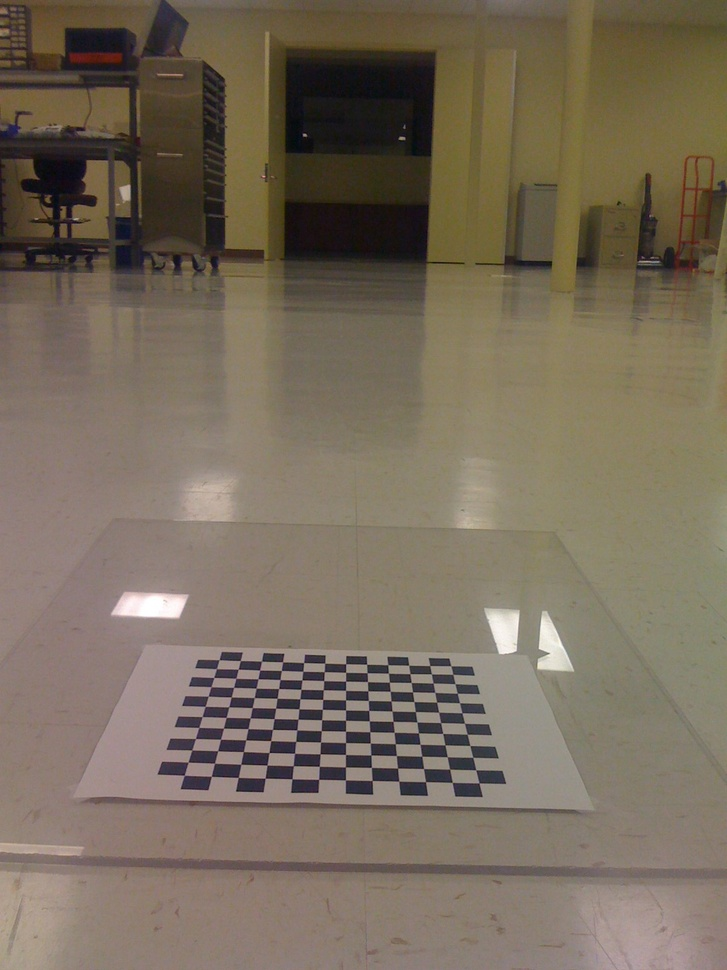
#> input picture Learning.OpenCV/birdseye/IMG_0214.jpg, 727 x 970 px, shrunk from 1200 x 1600 before the run
$ python laplacian.py ../../../../Learning.OpenCV/birdseye/IMG_0214.jpg   (Python 2 division)   (older library calls are emulated)
#> lines starting #> are read from the running program, lines starting #| are printed output that depends on the picture
### OpenCV.Algorithmic.Solution/origin/第5章：图像平滑/5.2/gaussKernel.py
# -*- coding: utf-8 -*-
import numpy as np
from scipy import signal
import math
'''
    得到高斯平滑算子：
    getGaussKernel(sigma,H,W),使用过程中一般H和W一般为奇数，sigma大于零
'''

def getGaussKernel(sigma,H,W):
    '''
        第一步：构建高斯矩阵gaussMatrix
    '''
    gaussMatrix = np.zeros([H,W],np.float32)
    #得到中心点的位置
    cH = (H-1)/2
    cW = (W-1)/2
    #计算1/(2*pi*sigma^2)
    coefficient = 1.0/(2*np.pi*math.pow(sigma,2))
    #
    for r in xrange(H):
        for c in xrange(W):
            norm2 = math.pow(r-cH,2) + math.pow(c-cW,2)
            gaussMatrix[r][c] = coefficient*math.exp(-norm2/(2*math.pow(sigma,2)))
    '''
        第二步：计算高斯矩阵的和
    '''
    sumGM = np.sum(gaussMatrix)
    '''
        第三步：归一化，gaussMatrix/sumGM
    '''
    gaussKernel = gaussMatrix/sumGM
    return gaussKernel
#主函数
# [14 lines that do not run on import are left out]

### OpenCV.Algorithmic.Solution/origin/第5章：图像平滑/5.2/gaussBlur.py
# -*- coding: utf-8 -*-
import gaussKernel #导入构建高斯核的包
import sys
import numpy as np
from scipy import signal
import cv2
#高斯平滑，返回的数据类型为浮点型
def gaussBlur(image,sigma,H,W,_boundary = 'fill',_fillvalue = 0):
    '''
    #构建HxW的高斯平滑算子
    gaussKernelxy = gaussKernel.getGaussKernel(sigma,H,W)
    #图像矩阵和高斯卷积核卷积
    gaussBlur_xy = signal.convolve2d(image,gaussKernelxy,mode='same',boundary = _boundary,fillvalue=_fillvalue)
    return gaussBlur_xy
    '''
    #因为高斯核是可分解的，根据卷积的结合律
    #先进行水平方向的卷积，然后再进行垂直方向的卷积
    gaussKenrnel_x = gaussKernel.getGaussKernel(sigma,1,W)
    gaussBlur_x = signal.convolve2d(image,gaussKenrnel_x,mode='same',boundary = _boundary,fillvalue=_fillvalue)
    gaussKenrnel_y = gaussKernel.getGaussKernel(sigma,H,1)
    gaussBlur_xy = signal.convolve2d(gaussBlur_x,gaussKenrnel_y,mode='same',boundary = _boundary,fillvalue=_fillvalue)
    return gaussBlur_xy
#主函数
# [20 lines that do not run on import are left out]

### OpenCV.Algorithmic.Solution/origin/第8章：边缘检测/8.7/laplacian.py
# -*- coding: utf-8 -*-
import sys
import numpy as np
from scipy import signal
import cv2
import math
from gaussBlur import gaussBlur#高斯平滑
'''
    laplacian 边缘检测算法:
    laplacian(image,_boundary='fill',_fillvalue=0)
    其中：边缘处理的方式_boundary包括：'symm','wrap','fill',
    且当__boundary='fill'时，填充值默认为零_fillvalue=0
'''
def laplacian(image,_boundary='fill',_fillvalue=0):
    #拉普拉斯卷积核
    #laplacianKernel = np.array([[0,-1,0],[-1,4,-1],[0,-1,0]],np.float32)
    laplacianKernel = np.array([[-1,-1,-1],[-1,8,-1],[-1,-1,-1]],np.float32)
    #图像矩阵和拉普拉斯算子卷积
    i_conv_lap = signal.convolve2d(image,laplacianKernel,mode='same',boundary = _boundary,fillvalue=_fillvalue)
    return i_conv_lap
#主函数
if __name__ =="__main__":
    if len(sys.argv)>1:
        image = cv2.imread(sys.argv[1],cv2.CV_LOAD_IMAGE_GRAYSCALE)
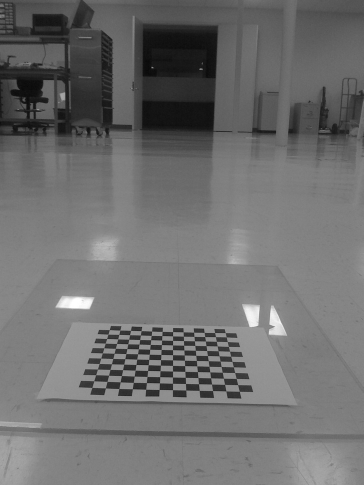
#> image: shape (970, 727) (shown at 1/2 size); min 2, max 255, mean 109.9
    else:
        print "Usge:python laplacian.py imageFile"
    #显示原图
    cv2.imshow("image.jpg",image)
    cv2.imwrite("image.jpg",image)
    # ----- 第一种情形 ------
    #图像矩阵和拉普拉斯核进行卷积，然后进行阈值处理
    i_conv_lap = laplacian(image,'symm')
    i_conv_lap_copy = np.copy(i_conv_lap)
    #i_conv_lap_copy[i_conv_lap_copy>0] = 255
    #i_conv_lap_copy[i_conv_lap_copy<=0] = 150
    i_conv_lap_copy = np.abs(i_conv_lap_copy)
    i_conv_lap_copy += 125
    i_conv_lap_copy[i_conv_lap_copy>255]=255
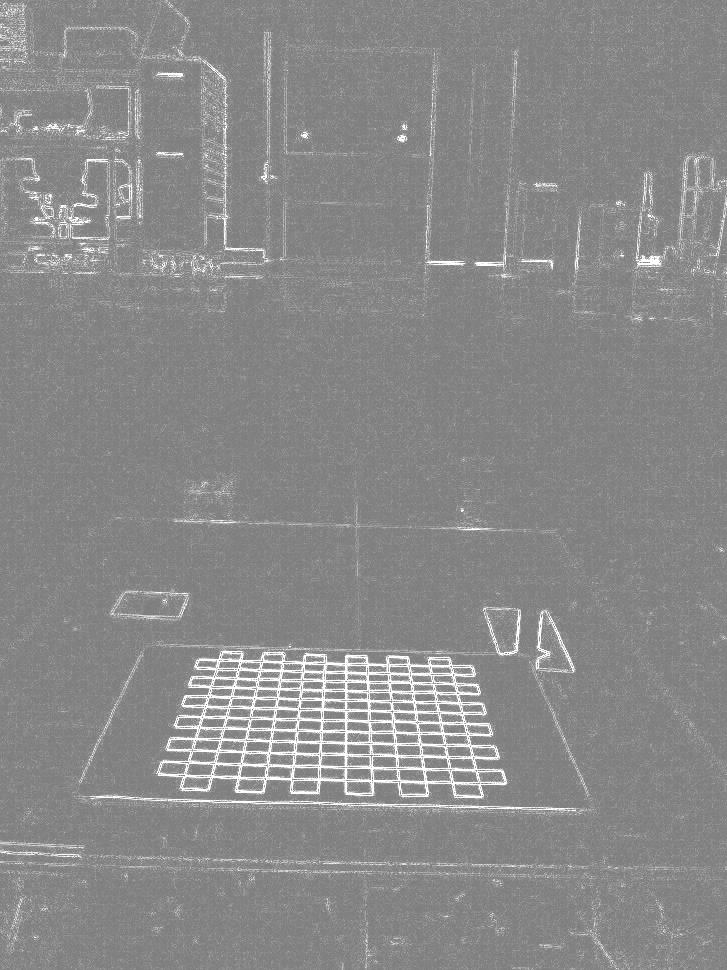
#> i_conv_lap_copy: shape (970, 727) float32; min 125, max 255, mean 137.8
    i_conv_lap_copy = i_conv_lap_copy.astype(np.uint8)
    cv2.imshow("i_conv_lap",i_conv_lap_copy)
    cv2.imwrite("i_cov_lap.jpg",i_conv_lap_copy)
    #第五种情形

    # ---- 第二种情形 ------
    #对卷积结果取绝对值
    i_conv_lap_abs = np.abs(i_conv_lap)
    i_conv_lap_abs = np.round(i_conv_lap_abs)
    i_conv_lap_abs[i_conv_lap_abs>255]=255
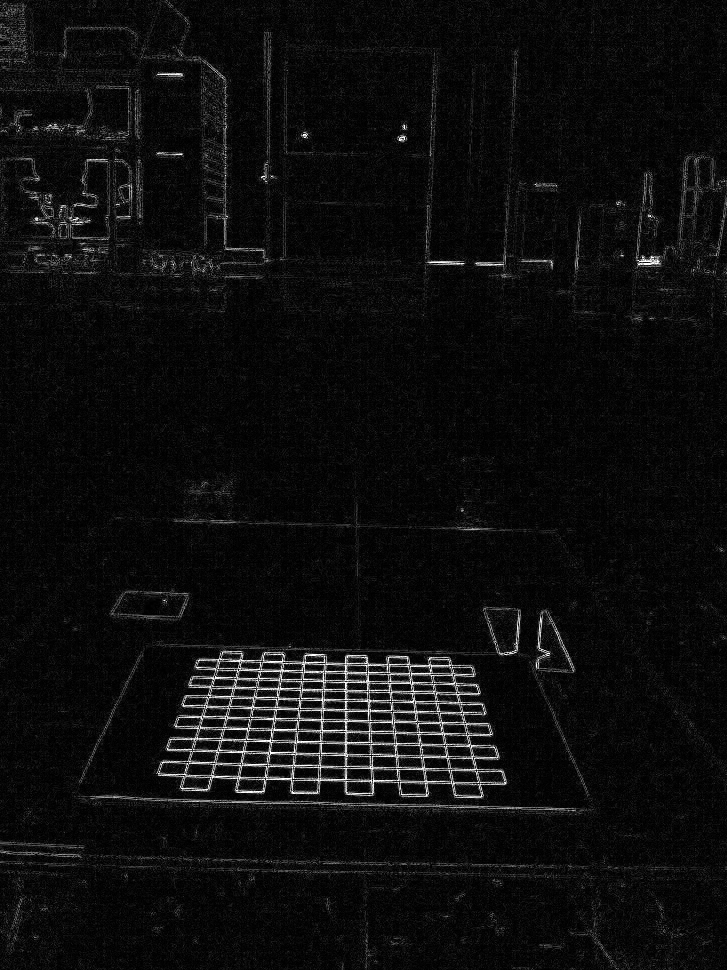
#> i_conv_lap_abs: shape (970, 727) float32; min 0, max 255, mean 13.7
    i_conv_lap_abs = i_conv_lap_abs.astype(np.uint8)
    cv2.imshow("i_conv_lap_abs",i_conv_lap_abs)
    #cv2.imwrite("i_cov_lap_abs.jpg",i_conv_lap_abs)
    # ---- 第三种情形 -----
    #先对图像进行高斯平滑，再进行拉普拉斯卷积，然后阈值处理
    imageBlur = gaussBlur(image,3,19,19,'symm')
    imageBlur_conv_lap = laplacian(imageBlur,'symm')
#> call 2 of laplacian, with _boundary = 'symm', _fillvalue = 0
#> in laplacian (call 2), `i_conv_lap = signal.convolve2d(image,laplacianKernel,mode='same',bound..`:
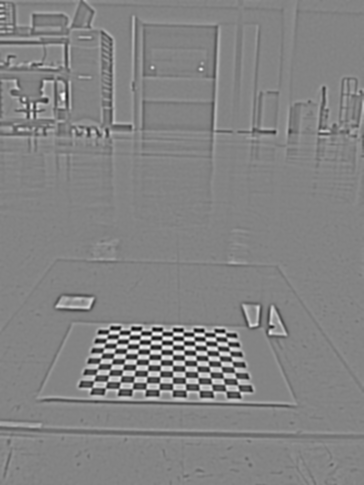
#> i_conv_lap: shape (970, 727) float32 (shown at 1/2 size); min -16.62, max 15.55, mean 3.47e-08; drawn with min black and max white
    threshEdge = np.copy(imageBlur_conv_lap)
    threshEdge = np.abs(threshEdge)
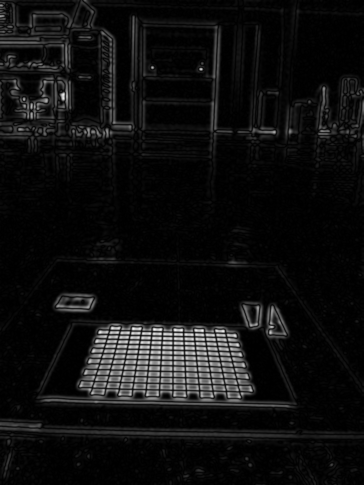
#> threshEdge: shape (970, 727) float32 (shown at 1/2 size); min 0, max 16.62, mean 1.02; drawn with min black and max white
    threshEdge[threshEdge>255] = 255
    #threshEdge[threshEdge>0] = 255
    #threshEdge[threshEdge<=0] = 0
    threshEdge = threshEdge.astype(np.uint8)
    cv2.imshow("threshEdge",threshEdge)
    cv2.imwrite("threshEdge.jpg",threshEdge)
    # ---- 第四种情形 ----
    #图像抽象化
    rows,cols = imageBlur_conv_lap.shape
    imageAbstraction = np.copy(imageBlur_conv_lap)
    for r in xrange(rows):
        for c in xrange(cols):
            if imageAbstraction[r][c] > 0:
                imageAbstraction[r][c] = 1
            else:
                imageAbstraction[r][c] = 1+math.tanh(imageAbstraction[r][c])
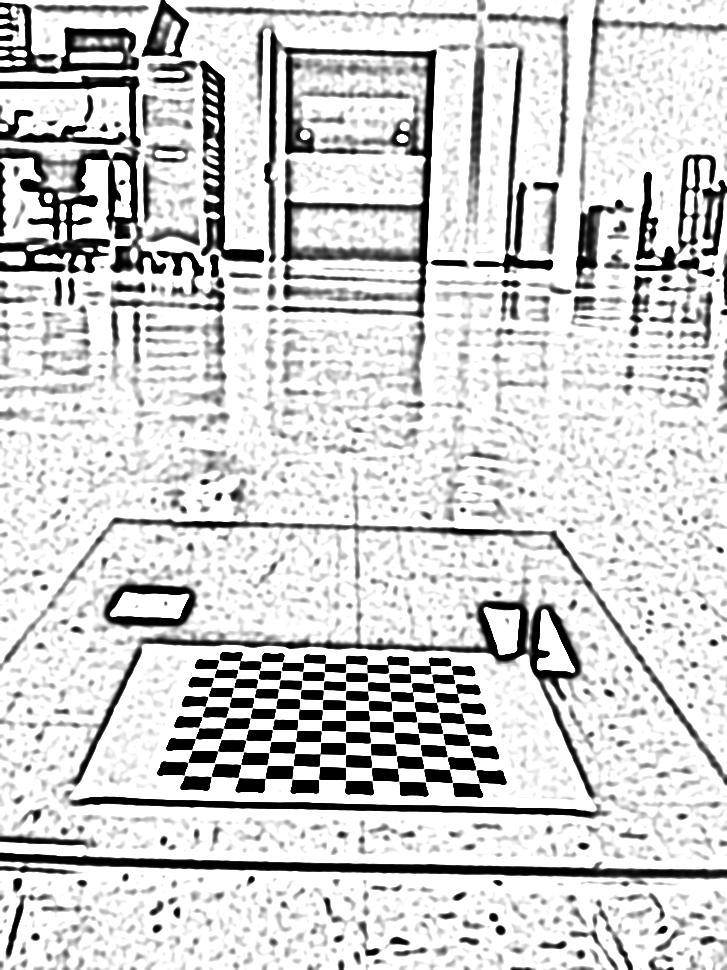
#> imageAbstraction: shape (970, 727) float32; min 7.33e-15, max 1, mean 0.82
    cv2.imshow("imageAbstraction",imageAbstraction)
    #转换为 8 位图，保存结果
    imageAbstraction = 255*imageAbstraction
    imageAbstraction = np.round(imageAbstraction)
    imageAbstraction = imageAbstraction.astype(np.uint8)
    cv2.imwrite("imageAbstraction.jpg",imageAbstraction)
    cv2.waitKey(0)
    cv2.destroyAllWindows()

$ run again, on Learning.OpenCV/birdseye/IMG_0217.jpg
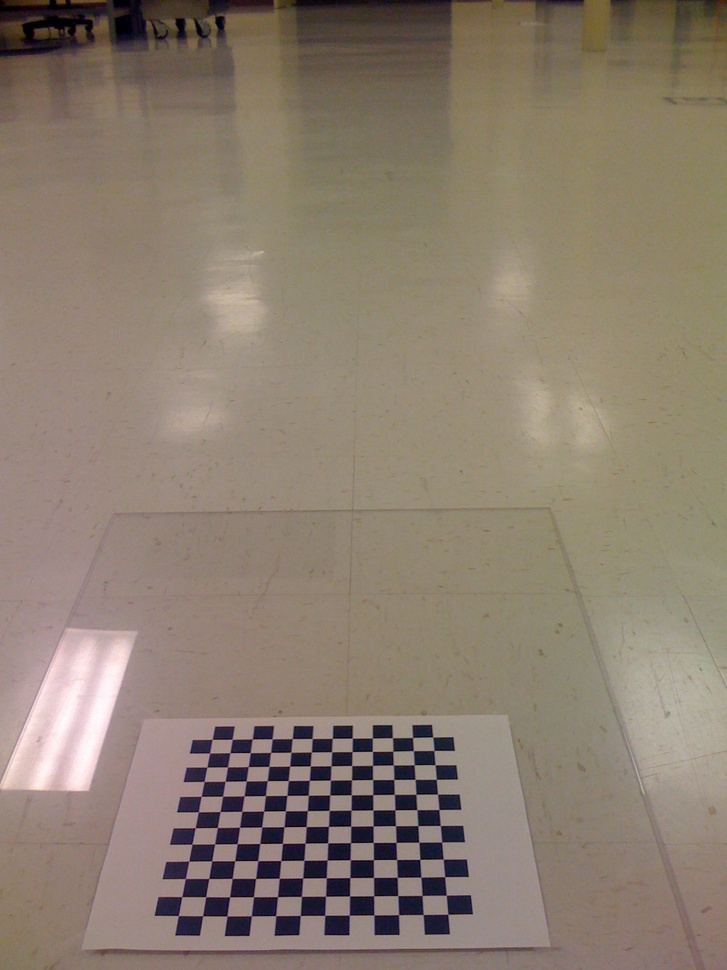
#> input picture Learning.OpenCV/birdseye/IMG_0217.jpg, 727 x 970 px, shrunk from 1200 x 1600 before the run
#> `i_conv_lap_abs[i_conv_lap_abs>255]=255`:
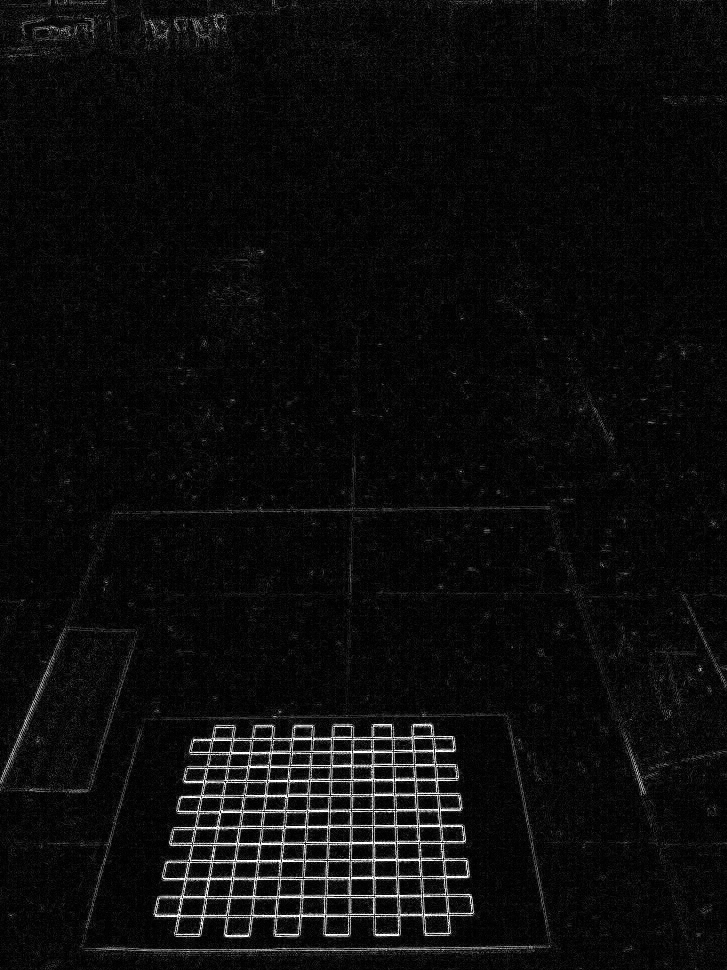
#> i_conv_lap_abs: shape (970, 727) float32; min 0, max 255, mean 12.9
#> after the loop `for r in xrange(rows):`:
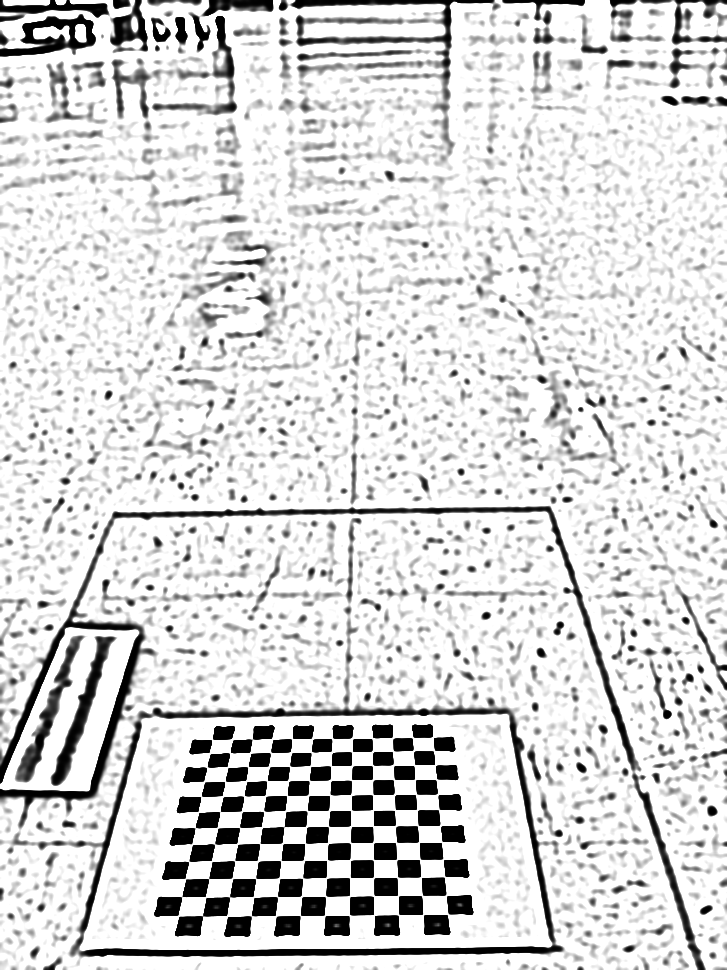
#> imageAbstraction: shape (970, 727) float32; min 1.67e-14, max 1, mean 0.847

$ run again, on Learning.OpenCV/birdseye/IMG_0218.jpg
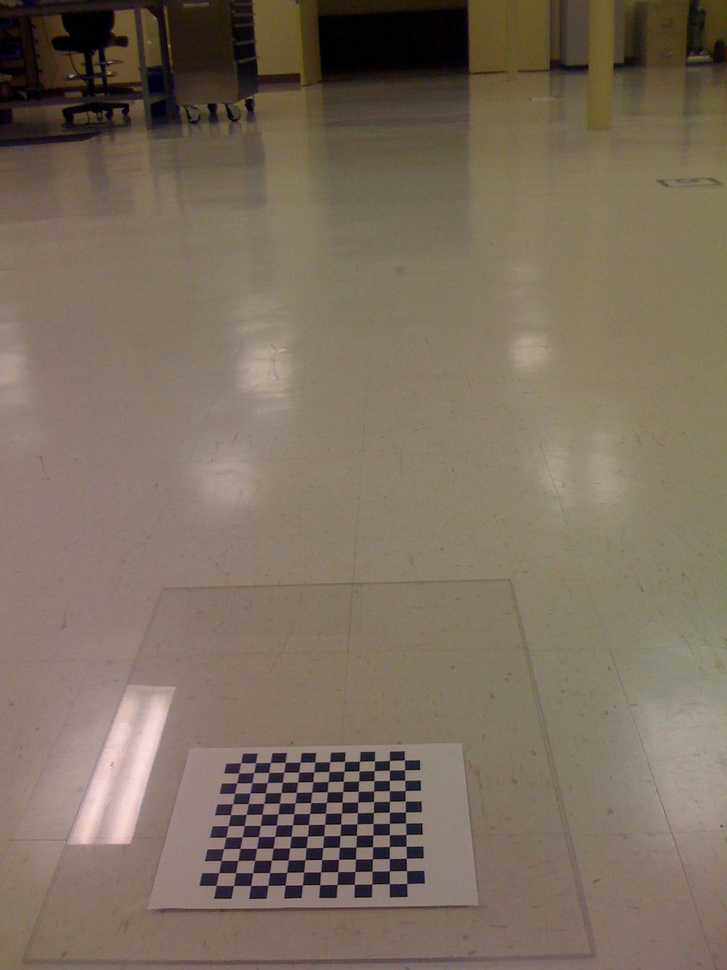
#> input picture Learning.OpenCV/birdseye/IMG_0218.jpg, 727 x 970 px, shrunk from 1200 x 1600 before the run
#> `i_conv_lap_abs[i_conv_lap_abs>255]=255`:
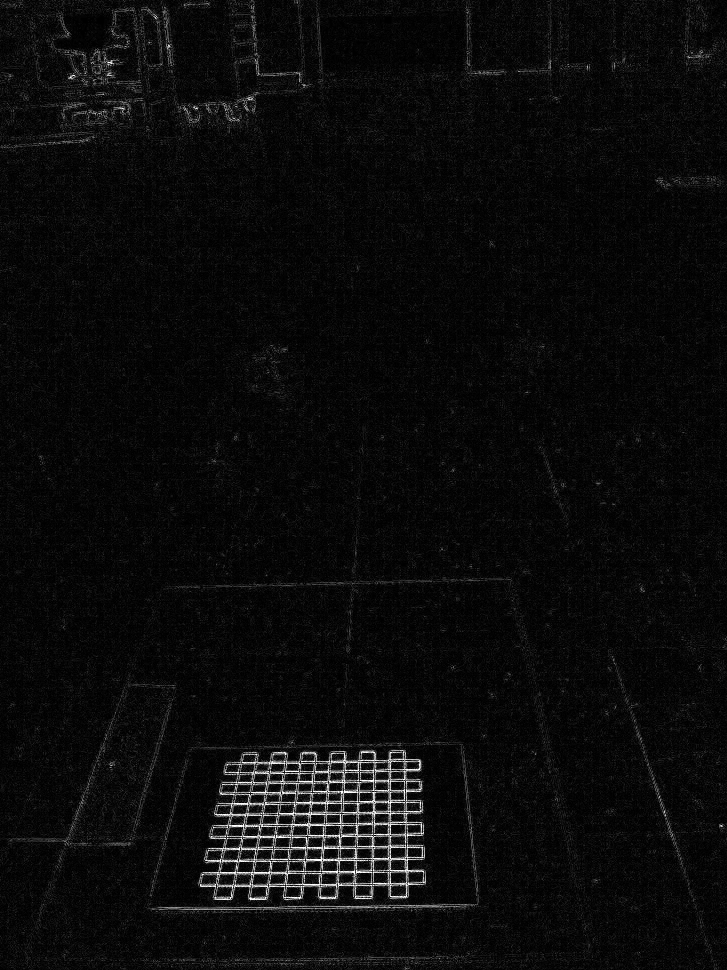
#> i_conv_lap_abs: shape (970, 727) float32; min 0, max 255, mean 11.2
#> after the loop `for r in xrange(rows):`:
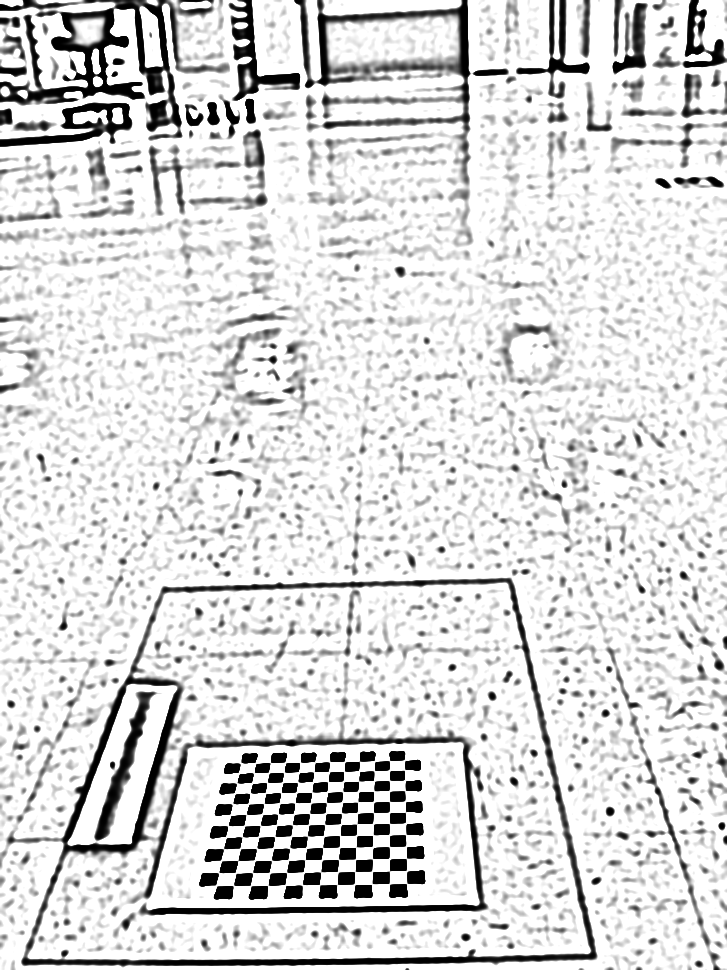
#> imageAbstraction: shape (970, 727) float32; min 4.55e-15, max 1, mean 0.856
